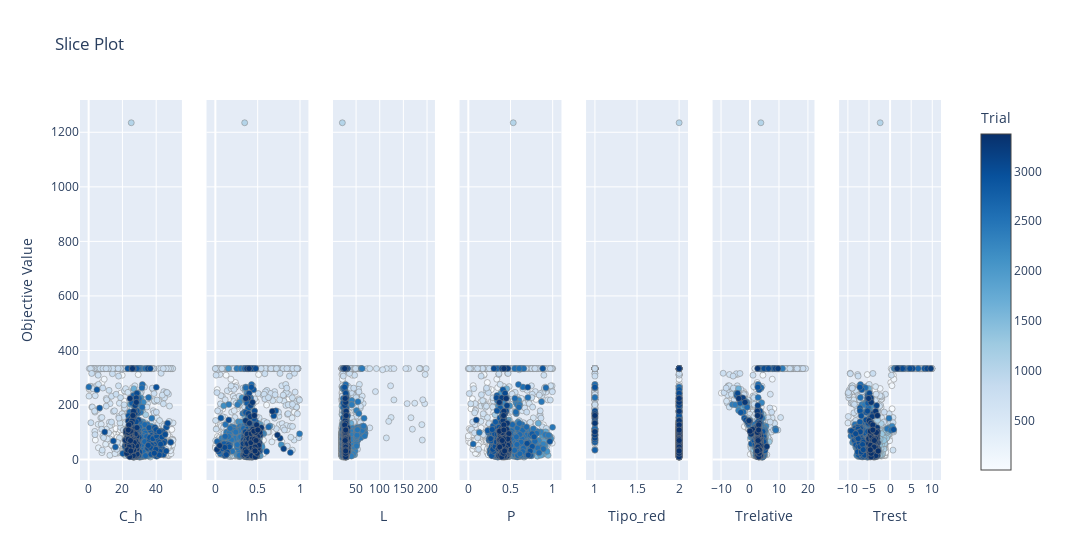

The code cell stored with this chart in its notebook:
### Code cell
# Gráfico de slice para explorar la relación entre los parámetros y los objetivos
%matplotlib inline
vis.plot_slice(study)

### Figure 1 — Plotly figure (JSON) as saved in the notebook; plotly's stock layout.template omitted (floating-point values rounded to 4 significant figures; data arrays with more than 128 entries replaced by an {"elided": "..."} marker saying what was removed)
{"data": [{"marker": {"color": {"elided": "3369 int values"}, "colorbar": {"title": {"text": "Trial"}, "x": 1, "xpad": 40}, "colorscale": [[0, "rgb(247,251,255)"], [0.125, "rgb(222,235,247)"], [0.25, "rgb(198,219,239)"], [0.375, "rgb(158,202,225)"], [0.5, "rgb(107,174,214)"], [0.625, "rgb(66,146,198)"], [0.75, "rgb(33,113,181)"], [0.875, "rgb(8,81,156)"], [1, "rgb(8,48,107)"]], "line": {"color": "Grey", "width": 0.5}, "showscale": true}, "mode": "markers", "name": "Feasible Trial", "showlegend": false, "type": "scatter", "x": {"elided": "3369 float values"}, "xaxis": "x", "y": {"elided": "3369 float values"}, "yaxis": "y"}, {"marker": {"color": {"elided": "3369 int values"}, "colorbar": {"title": {"text": "Trial"}, "x": 1, "xpad": 40}, "colorscale": [[0, "rgb(247,251,255)"], [0.125, "rgb(222,235,247)"], [0.25, "rgb(198,219,239)"], [0.375, "rgb(158,202,225)"], [0.5, "rgb(107,174,214)"], [0.625, "rgb(66,146,198)"], [0.75, "rgb(33,113,181)"], [0.875, "rgb(8,81,156)"], [1, "rgb(8,48,107)"]], "line": {"color": "Grey", "width": 0.5}, "showscale": false}, "mode": "markers", "name": "Feasible Trial", "showlegend": false, "type": "scatter", "x": {"elided": "3369 float values"}, "xaxis": "x2", "y": {"elided": "3369 float values"}, "yaxis": "y2"}, {"marker": {"color": {"elided": "3369 int values"}, "colorbar": {"title": {"text": "Trial"}, "x": 1, "xpad": 40}, "colorscale": [[0, "rgb(247,251,255)"], [0.125, "rgb(222,235,247)"], [0.25, "rgb(198,219,239)"], [0.375, "rgb(158,202,225)"], [0.5, "rgb(107,174,214)"], [0.625, "rgb(66,146,198)"], [0.75, "rgb(33,113,181)"], [0.875, "rgb(8,81,156)"], [1, "rgb(8,48,107)"]], "line": {"color": "Grey", "width": 0.5}, "showscale": false}, "mode": "markers", "name": "Feasible Trial", "showlegend": false, "type": "scatter", "x": {"elided": "3369 int values"}, "xaxis": "x3", "y": {"elided": "3369 float values"}, "yaxis": "y3"}, {"marker": {"color": {"elided": "3369 int values"}, "colorbar": {"title": {"text": "Trial"}, "x": 1, "xpad": 40}, "colorscale": [[0, "rgb(247,251,255)"], [0.125, "rgb(222,235,247)"], [0.25, "rgb(198,219,239)"], [0.375, "rgb(158,202,225)"], [0.5, "rgb(107,174,214)"], [0.625, "rgb(66,146,198)"], [0.75, "rgb(33,113,181)"], [0.875, "rgb(8,81,156)"], [1, "rgb(8,48,107)"]], "line": {"color": "Grey", "width": 0.5}, "showscale": false}, "mode": "markers", "name": "Feasible Trial", "showlegend": false, "type": "scatter", "x": {"elided": "3369 float values"}, "xaxis": "x4", "y": {"elided": "3369 float values"}, "yaxis": "y4"}, {"marker": {"color": {"elided": "3369 int values"}, "colorbar": {"title": {"text": "Trial"}, "x": 1, "xpad": 40}, "colorscale": [[0, "rgb(247,251,255)"], [0.125, "rgb(222,235,247)"], [0.25, "rgb(198,219,239)"], [0.375, "rgb(158,202,225)"], [0.5, "rgb(107,174,214)"], [0.625, "rgb(66,146,198)"], [0.75, "rgb(33,113,181)"], [0.875, "rgb(8,81,156)"], [1, "rgb(8,48,107)"]], "line": {"color": "Grey", "width": 0.5}, "showscale": false}, "mode": "markers", "name": "Feasible Trial", "showlegend": false, "type": "scatter", "x": {"elided": "3369 int values"}, "xaxis": "x5", "y": {"elided": "3369 float values"}, "yaxis": "y5"}, {"marker": {"color": {"elided": "3369 int values"}, "colorbar": {"title": {"text": "Trial"}, "x": 1, "xpad": 40}, "colorscale": [[0, "rgb(247,251,255)"], [0.125, "rgb(222,235,247)"], [0.25, "rgb(198,219,239)"], [0.375, "rgb(158,202,225)"], [0.5, "rgb(107,174,214)"], [0.625, "rgb(66,146,198)"], [0.75, "rgb(33,113,181)"], [0.875, "rgb(8,81,156)"], [1, "rgb(8,48,107)"]], "line": {"color": "Grey", "width": 0.5}, "showscale": false}, "mode": "markers", "name": "Feasible Trial", "showlegend": false, "type": "scatter", "x": {"elided": "3369 float values"}, "xaxis": "x6", "y": {"elided": "3369 float values"}, "yaxis": "y6"}, {"marker": {"color": {"elided": "3369 int values"}, "colorbar": {"title": {"text": "Trial"}, "x": 1, "xpad": 40}, "colorscale": [[0, "rgb(247,251,255)"], [0.125, "rgb(222,235,247)"], [0.25, "rgb(198,219,239)"], [0.375, "rgb(158,202,225)"], [0.5, "rgb(107,174,214)"], [0.625, "rgb(66,146,198)"], [0.75, "rgb(33,113,181)"], [0.875, "rgb(8,81,156)"], [1, "rgb(8,48,107)"]], "line": {"color": "Grey", "width": 0.5}, "showscale": false}, "mode": "markers", "name": "Feasible Trial", "showlegend": false, "type": "scatter", "x": {"elided": "3369 float values"}, "xaxis": "x7", "y": {"elided": "3369 float values"}, "yaxis": "y7"}], "layout": {"title": {"text": "Slice Plot"}, "width": 2100, "xaxis": {"anchor": "y", "domain": [0, 0.1184], "title": {"text": "C_h"}}, "xaxis2": {"anchor": "y2", "domain": [0.1469, 0.2653], "title": {"text": "Inh"}}, "xaxis3": {"anchor": "y3", "domain": [0.2939, 0.4122], "title": {"text": "L"}}, "xaxis4": {"anchor": "y4", "domain": [0.4408, 0.5592], "title": {"text": "P"}}, "xaxis5": {"anchor": "y5", "domain": [0.5878, 0.7061], "title": {"text": "Tipo_red"}}, "xaxis6": {"anchor": "y6", "domain": [0.7347, 0.8531], "title": {"text": "Trelative"}}, "xaxis7": {"anchor": "y7", "domain": [0.8816, 1.0], "title": {"text": "Trest"}}, "yaxis": {"anchor": "x", "domain": [0, 1], "title": {"text": "Objective Value"}}, "yaxis2": {"anchor": "x2", "domain": [0, 1], "matches": "y", "showticklabels": false}, "yaxis3": {"anchor": "x3", "domain": [0, 1], "matches": "y", "showticklabels": false}, "yaxis4": {"anchor": "x4", "domain": [0, 1], "matches": "y", "showticklabels": false}, "yaxis5": {"anchor": "x5", "domain": [0, 1], "matches": "y", "showticklabels": false}, "yaxis6": {"anchor": "x6", "domain": [0, 1], "matches": "y", "showticklabels": false}, "yaxis7": {"anchor": "x7", "domain": [0, 1], "matches": "y", "showticklabels": false}}}
